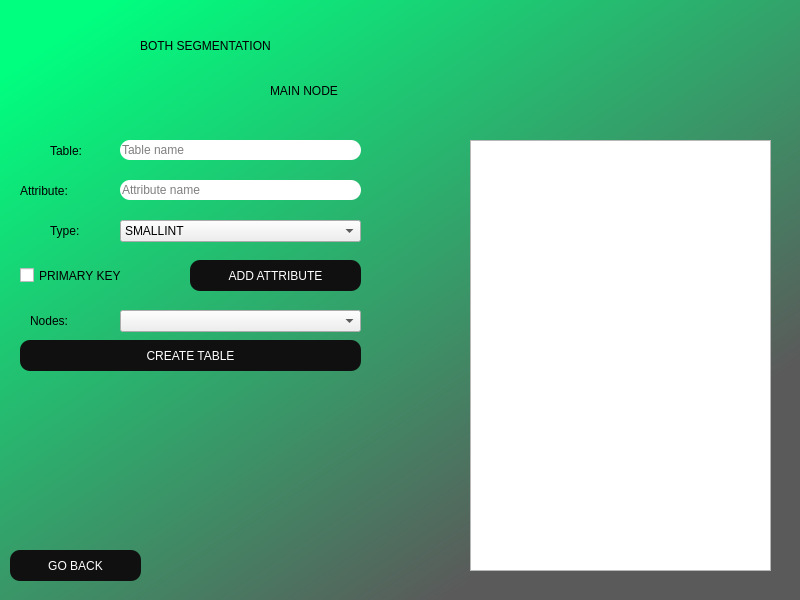
<?xml version="1.0" encoding="UTF-8"?>
<ui version="4.0">
 <class>MainWindow</class>
 <widget class="QMainWindow" name="MainWindow">
  <property name="geometry">
   <rect>
    <x>0</x>
    <y>0</y>
    <width>800</width>
    <height>600</height>
   </rect>
  </property>
  <property name="minimumSize">
   <size>
    <width>800</width>
    <height>600</height>
   </size>
  </property>
  <property name="maximumSize">
   <size>
    <width>800</width>
    <height>600</height>
   </size>
  </property>
  <property name="windowTitle">
   <string>MainWindow</string>
  </property>
  <property name="styleSheet">
   <string notr="true">QWidget#centralwidget{
	background-color: qlineargradient(spread:pad, x1:0.063, y1:0.068, x2:0.744318, y2:0.83, stop:0 rgba(0, 255, 127, 255), stop:1 rgba(90, 90, 90, 255));
}</string>
  </property>
  <widget class="QWidget" name="centralwidget">
   <widget class="QLabel" name="label">
    <property name="geometry">
     <rect>
      <x>140</x>
      <y>0</y>
      <width>521</width>
      <height>91</height>
     </rect>
    </property>
    <property name="styleSheet">
     <string notr="true">font: 75 36pt &quot;Arial&quot;;
color: black;</string>
    </property>
    <property name="text">
     <string>BOTH SEGMENTATION</string>
    </property>
   </widget>
   <widget class="QPushButton" name="btnGoBack">
    <property name="geometry">
     <rect>
      <x>10</x>
      <y>550</y>
      <width>131</width>
      <height>31</height>
     </rect>
    </property>
    <property name="styleSheet">
     <string notr="true">border-radius: 10px;
font: 12pt &quot;Arial&quot;;
background-color: rgb(16, 16, 16);
color: rgb(255, 255, 255);

</string>
    </property>
    <property name="text">
     <string>GO BACK</string>
    </property>
   </widget>
   <widget class="QLabel" name="lblTableName_2">
    <property name="geometry">
     <rect>
      <x>270</x>
      <y>70</y>
      <width>271</width>
      <height>41</height>
     </rect>
    </property>
    <property name="styleSheet">
     <string notr="true">font: 75 36pt &quot;Arial&quot;;
color: black;</string>
    </property>
    <property name="text">
     <string>MAIN NODE</string>
    </property>
   </widget>
   <widget class="QLineEdit" name="inputAttributeName">
    <property name="geometry">
     <rect>
      <x>120</x>
      <y>180</y>
      <width>241</width>
      <height>20</height>
     </rect>
    </property>
    <property name="styleSheet">
     <string notr="true">border-radius: 10px;
font: 10pt &quot;Arial&quot;;</string>
    </property>
    <property name="text">
     <string/>
    </property>
    <property name="placeholderText">
     <string>Attribute name</string>
    </property>
   </widget>
   <widget class="QCheckBox" name="chbPrimaryKey">
    <property name="geometry">
     <rect>
      <x>20</x>
      <y>260</y>
      <width>161</width>
      <height>31</height>
     </rect>
    </property>
    <property name="styleSheet">
     <string notr="true">font: 16pt &quot;Arial&quot;;</string>
    </property>
    <property name="text">
     <string>PRIMARY KEY</string>
    </property>
   </widget>
   <widget class="QPushButton" name="btnAddAttribute">
    <property name="geometry">
     <rect>
      <x>190</x>
      <y>260</y>
      <width>171</width>
      <height>31</height>
     </rect>
    </property>
    <property name="styleSheet">
     <string notr="true">border-radius: 10px;
font: 12pt &quot;Arial&quot;;
background-color: rgb(16, 16, 16);
color: rgb(255, 255, 255);

</string>
    </property>
    <property name="text">
     <string>ADD ATTRIBUTE</string>
    </property>
   </widget>
   <widget class="QLabel" name="lblNodes">
    <property name="geometry">
     <rect>
      <x>30</x>
      <y>300</y>
      <width>81</width>
      <height>41</height>
     </rect>
    </property>
    <property name="styleSheet">
     <string notr="true">font: 75 16pt &quot;Arial&quot;;
color: black;</string>
    </property>
    <property name="text">
     <string>Nodes:</string>
    </property>
   </widget>
   <widget class="QPushButton" name="btnCreate">
    <property name="geometry">
     <rect>
      <x>20</x>
      <y>340</y>
      <width>341</width>
      <height>31</height>
     </rect>
    </property>
    <property name="styleSheet">
     <string notr="true">border-radius: 10px;
font: 12pt &quot;Arial&quot;;
background-color: rgb(16, 16, 16);
color: rgb(255, 255, 255);

</string>
    </property>
    <property name="text">
     <string>CREATE TABLE</string>
    </property>
   </widget>
   <widget class="QLineEdit" name="inputName">
    <property name="geometry">
     <rect>
      <x>120</x>
      <y>140</y>
      <width>241</width>
      <height>20</height>
     </rect>
    </property>
    <property name="styleSheet">
     <string notr="true">border-radius: 10px;
font: 10pt &quot;Arial&quot;;</string>
    </property>
    <property name="text">
     <string/>
    </property>
    <property name="placeholderText">
     <string>Table name</string>
    </property>
   </widget>
   <widget class="QLabel" name="lblAttributeType">
    <property name="geometry">
     <rect>
      <x>50</x>
      <y>210</y>
      <width>81</width>
      <height>41</height>
     </rect>
    </property>
    <property name="styleSheet">
     <string notr="true">font: 75 16pt &quot;Arial&quot;;
color: black;</string>
    </property>
    <property name="text">
     <string>Type:</string>
    </property>
   </widget>
   <widget class="QLabel" name="lblAttributeName">
    <property name="geometry">
     <rect>
      <x>20</x>
      <y>170</y>
      <width>81</width>
      <height>41</height>
     </rect>
    </property>
    <property name="styleSheet">
     <string notr="true">font: 75 16pt &quot;Arial&quot;;
color: black;</string>
    </property>
    <property name="text">
     <string>Attribute:</string>
    </property>
   </widget>
   <widget class="QLabel" name="lblTableName">
    <property name="geometry">
     <rect>
      <x>50</x>
      <y>130</y>
      <width>81</width>
      <height>41</height>
     </rect>
    </property>
    <property name="styleSheet">
     <string notr="true">font: 75 16pt &quot;Arial&quot;;
color: black;</string>
    </property>
    <property name="text">
     <string>Table:</string>
    </property>
   </widget>
   <widget class="QComboBox" name="cbAttributesType">
    <property name="geometry">
     <rect>
      <x>120</x>
      <y>220</y>
      <width>241</width>
      <height>22</height>
     </rect>
    </property>
    <property name="styleSheet">
     <string notr="true">font: 12pt &quot;Arial&quot;;</string>
    </property>
    <item>
     <property name="text">
      <string>SMALLINT</string>
     </property>
    </item>
    <item>
     <property name="text">
      <string>INT</string>
     </property>
    </item>
    <item>
     <property name="text">
      <string>BIGINT</string>
     </property>
    </item>
    <item>
     <property name="text">
      <string>BOOLEAN</string>
     </property>
    </item>
    <item>
     <property name="text">
      <string>CHAR(50)</string>
     </property>
    </item>
    <item>
     <property name="text">
      <string>VARCHAR(50)</string>
     </property>
    </item>
    <item>
     <property name="text">
      <string>JSON</string>
     </property>
    </item>
    <item>
     <property name="text">
      <string>SERIAL</string>
     </property>
    </item>
    <item>
     <property name="text">
      <string>MONEY</string>
     </property>
    </item>
    <item>
     <property name="text">
      <string>DATE</string>
     </property>
    </item>
    <item>
     <property name="text">
      <string>TYMESTAMP</string>
     </property>
    </item>
    <item>
     <property name="text">
      <string>XML</string>
     </property>
    </item>
   </widget>
   <widget class="QComboBox" name="cbNodes">
    <property name="geometry">
     <rect>
      <x>120</x>
      <y>310</y>
      <width>241</width>
      <height>22</height>
     </rect>
    </property>
    <property name="styleSheet">
     <string notr="true">font: 12pt &quot;Arial&quot;;</string>
    </property>
   </widget>
   <widget class="QListWidget" name="lstInsertedNodes">
    <property name="geometry">
     <rect>
      <x>470</x>
      <y>140</y>
      <width>301</width>
      <height>431</height>
     </rect>
    </property>
    <property name="styleSheet">
     <string notr="true">font: 16pt &quot;Arial&quot;;</string>
    </property>
   </widget>
  </widget>
 </widget>
 <resources/>
 <connections/>
</ui>
